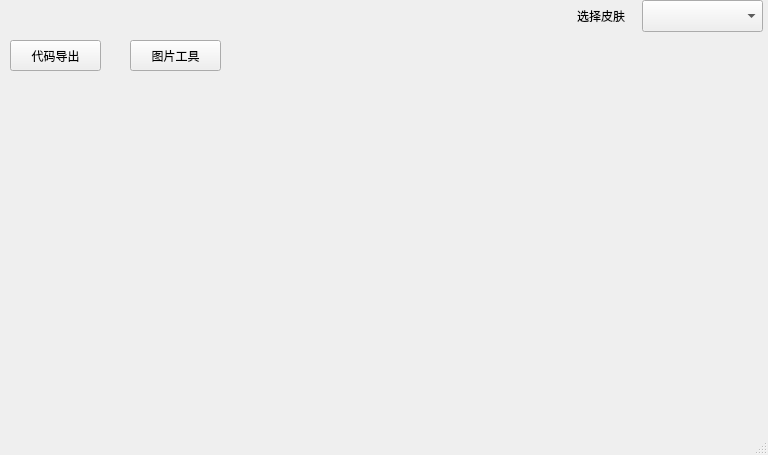
<?xml version="1.0" encoding="UTF-8"?>
<ui version="4.0">
 <class>MainWindow</class>
 <widget class="QMainWindow" name="MainWindow">
  <property name="geometry">
   <rect>
    <x>0</x>
    <y>0</y>
    <width>768</width>
    <height>455</height>
   </rect>
  </property>
  <property name="windowTitle">
   <string>MainWindow</string>
  </property>
  <widget class="QWidget" name="centralwidget">
   <widget class="QPushButton" name="codeExportButton">
    <property name="geometry">
     <rect>
      <x>10</x>
      <y>40</y>
      <width>91</width>
      <height>31</height>
     </rect>
    </property>
    <property name="text">
     <string>代码导出</string>
    </property>
   </widget>
   <widget class="QComboBox" name="comboBox_qss">
    <property name="geometry">
     <rect>
      <x>642</x>
      <y>0</y>
      <width>121</width>
      <height>32</height>
     </rect>
    </property>
   </widget>
   <widget class="QLabel" name="label">
    <property name="geometry">
     <rect>
      <x>577</x>
      <y>5</y>
      <width>61</width>
      <height>21</height>
     </rect>
    </property>
    <property name="text">
     <string>选择皮肤</string>
    </property>
   </widget>
   <widget class="QPushButton" name="ImageToolButton">
    <property name="geometry">
     <rect>
      <x>130</x>
      <y>40</y>
      <width>91</width>
      <height>31</height>
     </rect>
    </property>
    <property name="text">
     <string>图片工具</string>
    </property>
   </widget>
  </widget>
  <widget class="QMenuBar" name="menubar">
   <property name="geometry">
    <rect>
     <x>0</x>
     <y>0</y>
     <width>768</width>
     <height>24</height>
    </rect>
   </property>
  </widget>
  <widget class="QStatusBar" name="statusbar"/>
 </widget>
 <resources/>
 <connections/>
</ui>
